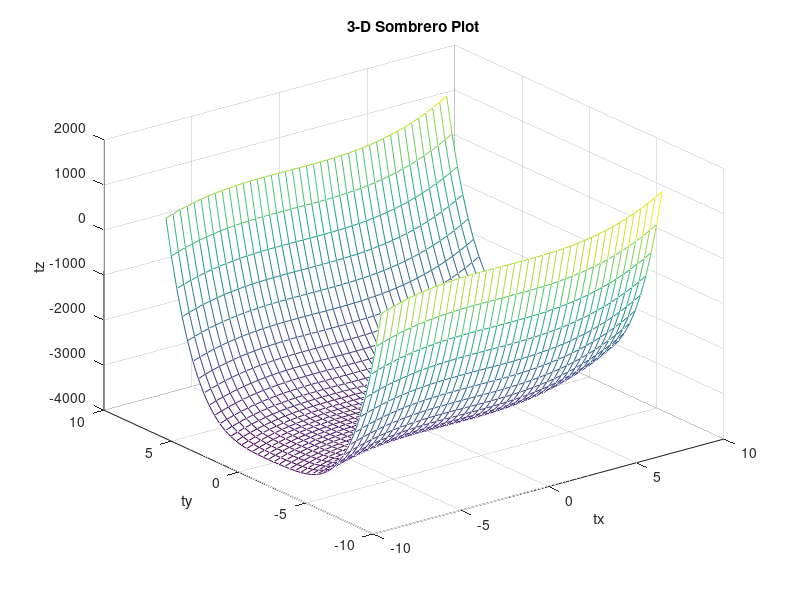

Source code (MATLAB):
clear all
clc
tx = ty = linspace(-8, 8, 41);
[xx, yy] = meshgrid(tx, ty);
tz = yy.^4 + xx.^3 + 3*xx.^2 + 4*yy.^2 - 4*xx*yy - 5*yy + 8;
% tz = xx.^2 + yy.^2
mesh(tx, ty, tz);
xlabel("tx");
ylabel("ty");
zlabel("tz");
title("3-D Sombrero Plot");
